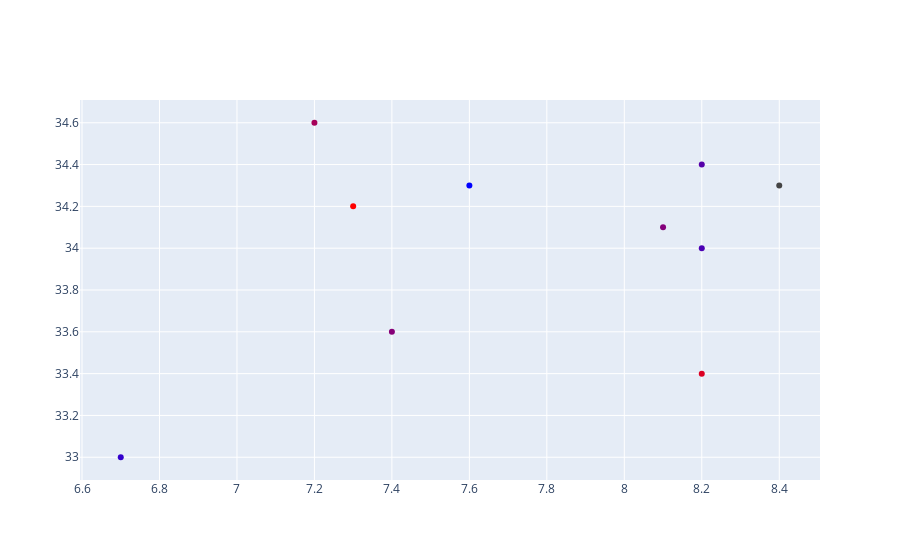

Notebook code for this chart:
### Code cell
mask = (sc['dbscan'] == 2)

fig = go.Figure()
fig.add_trace(
    go.Scatter(
        x=sc[mask]['brl_pa'],
        y=sc[mask]['anglesweetspotpercent'],
        mode='markers',
        marker=dict(color=sc[mask]['Value'], colorscale='bluered'),
        text=sc[mask]['Name']+'<br>'+sc[mask]['year'].astype(str)+'<br>'+sc[mask]['Value'].astype(str)+'<br>'+sc[mask]['playerid']
    )
)
fig.show()

### Figure 1 — Plotly figure (JSON) as saved in the notebook; plotly's stock layout.template omitted (floating-point values rounded to 4 significant figures)
{"data": [{"marker": {"color": [null, 31.4, -0.1219, -2.811, 10.62, -20.5, 11.26, 39.58, 18.55, -8.535], "colorscale": [[0, "rgb(0,0,255)"], [1, "rgb(255,0,0)"]]}, "mode": "markers", "text": [" Edwin Encarnación<br>2019<br>nan<br>2151", "Jose Ramirez<br>2021<br>31.398756685848827<br>13510", "Gary Sanchez<br>2021<br>-0.12185475710313652<br>11442", "Elias Diaz<br>2020<br>-2.8109739421935607<br>11680", "Avisail Garcia<br>2019<br>10.622213511801892<br>5760", "Keston Hiura<br>2021<br>-20.499699546949042<br>20003", "Jared Walsh<br>2021<br>11.264866422519832<br>18607", "Trea Turner<br>2020<br>39.58327332662507<br>16252", "Ketel Marte<br>2019<br>18.546024673955362<br>13613", "Roberto Perez<br>2019<br>-8.535308929092459<br>2900"], "type": "scatter", "x": [8.4, 8.2, 8.2, 8.2, 8.1, 7.6, 7.4, 7.3, 7.2, 6.7], "y": [34.3, 33.4, 34.4, 34, 34.1, 34.3, 33.6, 34.2, 34.6, 33]}], "layout": {}}
